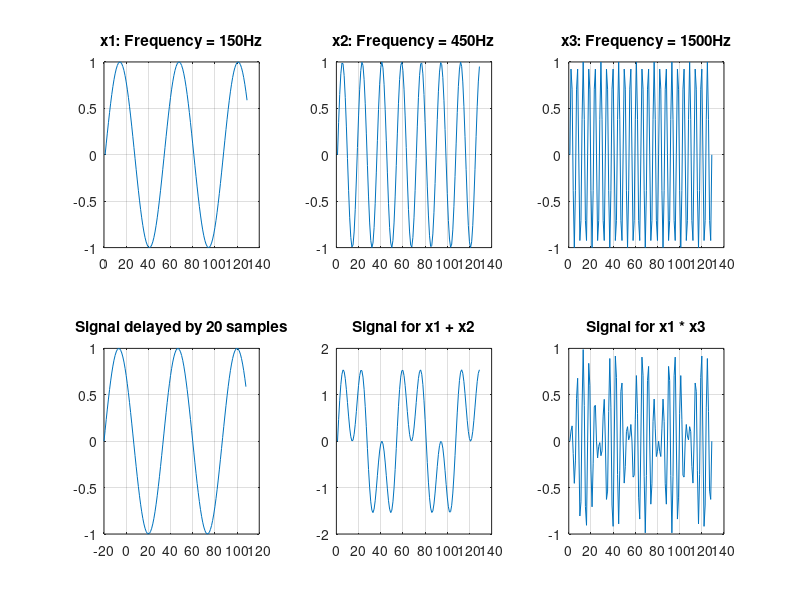
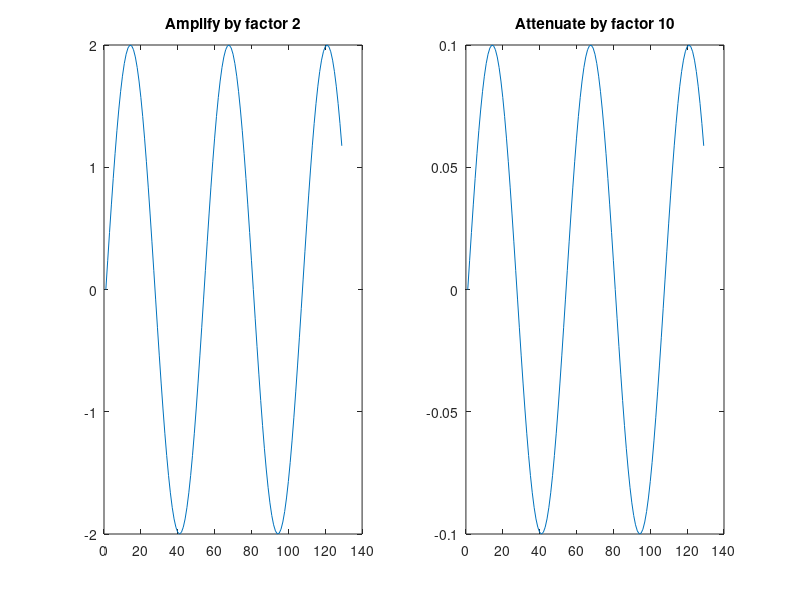

The MATLAB script that drew these images, in order:
 %Generate 128 samples of three sinusoidal signals (A Sin(2?fnT +?)), say x1, x2 and x3 of frequency(f) 150Hz, 450Hz and 1500Hz respectively.
 %Take the amplitude (A) to be 1, phase (?) to be 0 and the sampling
 %frequency (1/T) to be 8KHz.
 
 n = 128;
 f1 = 150;
 f2 = 450;
 f3 = 1500;
 fs = 8000;
 t = 0: 1/fs: n/fs;
 sample = 0:128;
 
 % signal generations.
 subplot(2,3,1);
 x1 = sin(2 * pi * f1 * t);
 plot(x1);
 grid on;
 title('x1: Frequency = 150Hz');
 subplot(2,3,2);
 x2 = sin(2 * pi * f2 * t);
 plot(x2);
 grid on;
 title('x2: Frequency = 450Hz');
 subplot(2,3,3);
 x3 = sin(2 * pi * f3 * t);
 plot(x3);
 title('x3: Frequency = 1500Hz');
 grid on;
 
 % Delayed signal.
 x1d = sin(2 * pi * f1 * t);
 subplot(2,3,4);
 plot(sample-20,x1d);
 title('Signal delayed by 20 samples');
 grid on;
 
 % addition of x1 and x2.
 xadd = x1 + x2;
 subplot(2,3,5)
 plot(xadd);
 grid on;
 title('Signal for x1 + x2');
 
 % Multiplication of x1 and x3.
 xmult = x1 .* x3; % element wise multiplication must be done.
 subplot(2,3,6);
 plot(xmult);
 grid on;
 title('Signal for x1 * x3');
 
 % Amplify
 figure(2);
 subplot(1,2,1);
 x_amp = x1 * 2;
 plot(x_amp);
 title('Amplify by factor 2');
 % Attenuate
 subplot(1,2,2);
 x_att = x1 * 0.1;
 plot(x_att);
 title('Attenuate by factor 10');